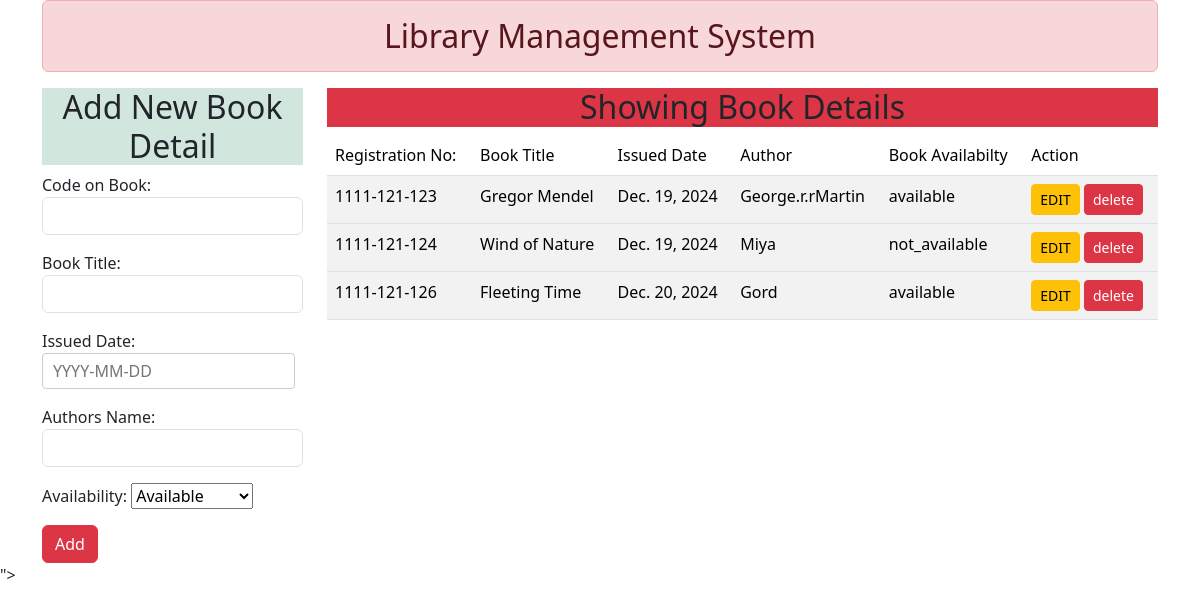
The page / on the database its author committed.
### app1/models.py (models this page shows, shortened)
class Books(models.Model):
    reg = models.CharField(max_length=70,verbose_name='Code on Book')
    title = models.CharField(max_length=70,verbose_name='Book Title')
    issued = models.DateField(verbose_name='Issued Date')
    author = models.CharField(max_length=70,verbose_name='Authors Name')
    availability = models.CharField(max_length=15, choices=Availability.choices,default=Availability.AVAILABLE)

### app1/views.py (the view)
# urls.py: 2. Add a URL to urlpatterns:  path('', views.home, name='home')
@csrf_protect
def home(request):
    if request.method == 'POST':
        det = BookRegistration(request.POST)
        if det.is_valid():
            regis = det.cleaned_data['reg']
            title = det.cleaned_data['title']
            issued = det.cleaned_data['issued']
            author = det.cleaned_data['author']
            availability = det.cleaned_data['availability']
            show = Books()
            show.reg = regis
            show.title = title
            show.issued = issued
            show.author = author
            show.availability = availability
            show.save()
    else:
        det = BookRegistration()
    stud = Books.objects.all()
    return render(request,'add.html',{'form':det,'book':stud})

### app1/forms.py
class BookRegistration(forms.ModelForm):
    class Meta:
        model = Books
        fields = ['reg', 'title', 'issued', 'author', 'availability']
        widgets = {
            'reg': forms.TextInput(attrs={'class':'form-control'}),
            'title': forms.TextInput(attrs={'class':'form-control'}),
            'issued': forms.DateInput(attrs={'class':'my_date','placeholder':'YYYY-MM-DD'}),
            'author': forms.TextInput(attrs={'class':'form-control'}),
        }

### templates/add.html (shortened to what this page needs)
{% extends 'templates/index.html'%}
{% block content%}
<div class="row">
    <div class="col-sm-3">
        <h2 class="text-center bg-success-subtle">Add New Book Detail </h2>
        <form action="" method="post">
            {{form.as_p}}
            <input type="submit" value="Add" class="btn btn-danger">
        </form>
    </div>
    <div class="col-sm-9">
        <h2 class="text-center bg-danger" >Showing Book Details</h2>
        {% if book %}
        <table class="table table-striped table-hover">
            <thead>
                <tr>
                    <td>Registration No:</td>
                    <td>Book Title</td>
                    <td>Issued  Date</td>
                    <td>Author</td>
                    <td>Book Availabilty</td>
                    <td>Action</td>
                </tr>
            </thead>
            <tbody>
                {% for x in book %}
                <tr>
                    <td>{{x.reg}}</td>
                    <td>{{x.title}}</td>
                    <td>{{x.issued}}</td>
                    <td>{{x.author}}</td>
                    <td>{{x.availability}}</td>
                    <td>
                        <a href="{% url 'update' x.id %}" class="btn btn-warning btn-sm">EDIT</a>
                        <form action="{% url 'delete_data' x.id %}" method="post" class="d-inline">
                            <input type="submit" value="delete" class="btn btn-danger btn-sm">
                        </form>
                    </td>
                </tr>
            </tbody>
            {% endfor %}
          </table>
        {% else %}
        <h3 class="text-center">No Records to Display</h3>
        {% endif %}
    </div>
</div>
{% endblock %}

### templates/index.html (shortened to what this page needs)
<!DOCTYPE html>
{% load static %}
<html lang="en">
<head>
    <link rel="stylesheet" href="{% static 'custom.css'%}">
    <link rel="stylesheet" href="https://cdn.jsdelivr.net/npm/bootstrap@5.3.3/dist/css/bootstrap.min.css" rel="stylesheet">
</head>
<body>
    <div class="container mt=5">
        <h2 class="text-center alert alert-danger">Library Management System</h2>
        {% block content%} {% endblock %}
    </div>
    <script src="<script src="https://cdn.jsdelivr.net/npm/bootstrap@5.3.3/dist/js/bootstrap.bundle.min.js"></script>"></script>
</body>
</html>

### app1/static/css/custom.css (style rules this page uses)
.my_date { display: inline-block; width: auto; padding: 5px 10px; border: 1px solid #ccc; border-radius: 4px; }

### rows shown on the page
Books: reg "1111-121-123", title "Gregor Mendel", issued "Dec. 19, 2024", author "George.r.rMartin", availability "available"
Books: reg "1111-121-124", title "Wind of Nature", issued "Dec. 19, 2024", author "Miya", availability "not_available"
Books: reg "1111-121-126", title "Fleeting Time", issued "Dec. 20, 2024", author "Gord", availability "available"
